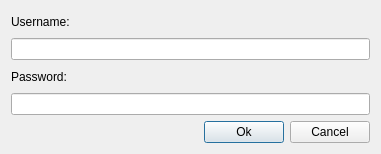
<?xml version="1.0" encoding="UTF-8"?>
<ui version="4.0">
 <class>LoginDialog</class>
 <widget class="QDialog" name="LoginDialog">
  <property name="geometry">
   <rect>
    <x>0</x>
    <y>0</y>
    <width>381</width>
    <height>154</height>
   </rect>
  </property>
  <property name="windowTitle">
   <string>Login</string>
  </property>
  <layout class="QGridLayout" name="gridLayout">
   <item row="0" column="0">
    <widget class="QLabel" name="lblUsername">
     <property name="text">
      <string>Username:</string>
     </property>
    </widget>
   </item>
   <item row="2" column="0">
    <widget class="QLabel" name="lblPassword">
     <property name="text">
      <string>Password:</string>
     </property>
    </widget>
   </item>
   <item row="4" column="0">
    <spacer name="horizontalSpacer">
     <property name="orientation">
      <enum>Qt::Horizontal</enum>
     </property>
     <property name="sizeHint" stdset="0">
      <size>
       <width>156</width>
       <height>20</height>
      </size>
     </property>
    </spacer>
   </item>
   <item row="4" column="1">
    <widget class="QPushButton" name="btnOk">
     <property name="text">
      <string>Ok</string>
     </property>
    </widget>
   </item>
   <item row="4" column="2">
    <widget class="QPushButton" name="btnCancel">
     <property name="text">
      <string>Cancel</string>
     </property>
    </widget>
   </item>
   <item row="3" column="0" colspan="3">
    <widget class="QLineEdit" name="txtPassword">
     <property name="echoMode">
      <enum>QLineEdit::Password</enum>
     </property>
    </widget>
   </item>
   <item row="1" column="0" colspan="3">
    <widget class="QLineEdit" name="txtUsername"/>
   </item>
  </layout>
 </widget>
 <tabstops>
  <tabstop>txtUsername</tabstop>
  <tabstop>txtPassword</tabstop>
  <tabstop>btnOk</tabstop>
  <tabstop>btnCancel</tabstop>
 </tabstops>
 <resources/>
 <connections>
  <connection>
   <sender>btnOk</sender>
   <signal>clicked()</signal>
   <receiver>LoginDialog</receiver>
   <slot>accept()</slot>
   <hints>
    <hint type="sourcelabel">
     <x>223</x>
     <y>128</y>
    </hint>
    <hint type="destinationlabel">
     <x>190</x>
     <y>76</y>
    </hint>
   </hints>
  </connection>
  <connection>
   <sender>btnCancel</sender>
   <signal>clicked()</signal>
   <receiver>LoginDialog</receiver>
   <slot>reject()</slot>
   <hints>
    <hint type="sourcelabel">
     <x>323</x>
     <y>128</y>
    </hint>
    <hint type="destinationlabel">
     <x>190</x>
     <y>76</y>
    </hint>
   </hints>
  </connection>
 </connections>
</ui>
